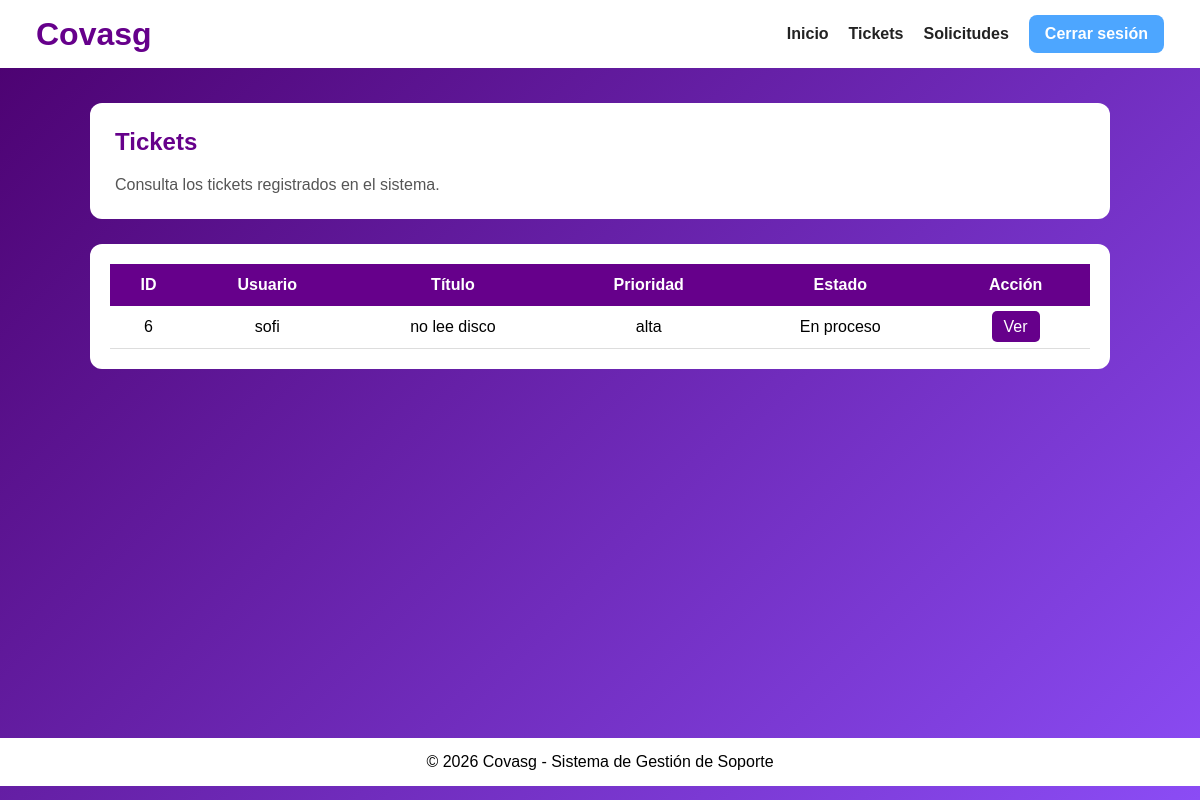
Page /tecnicos/tickets.php on the earlier database version.
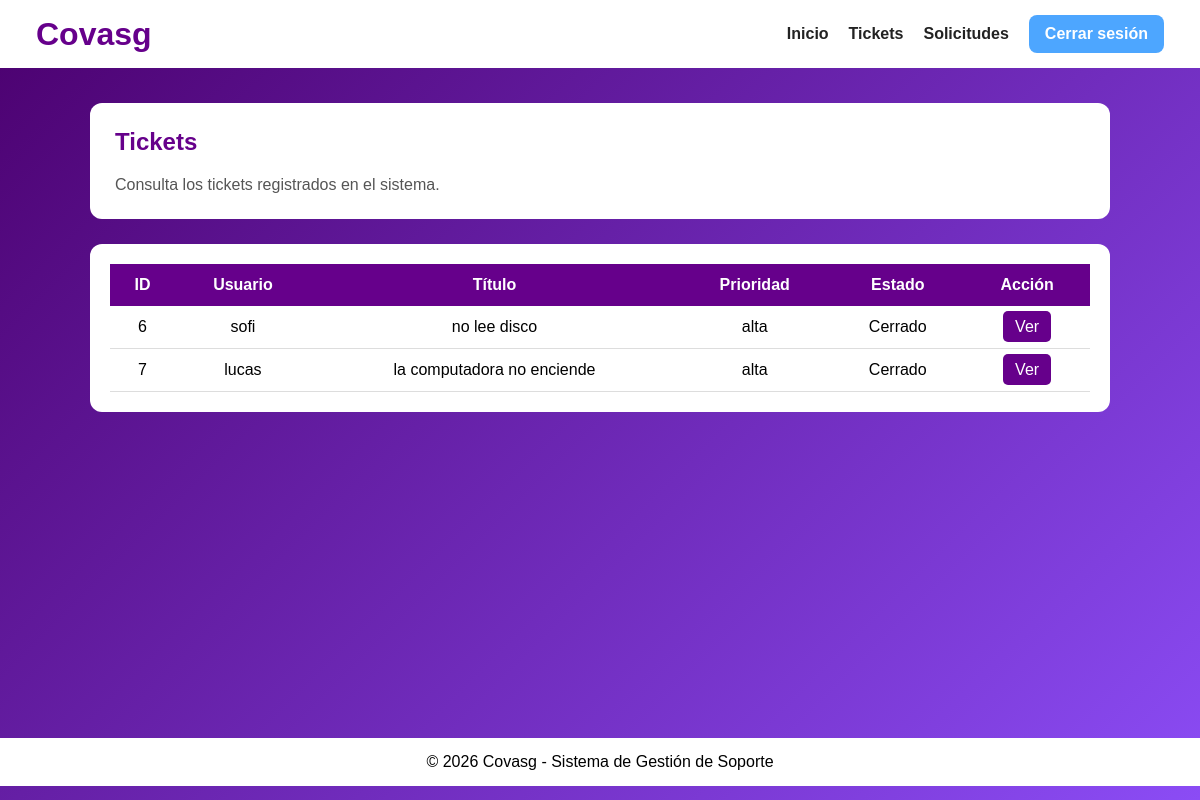
Same page on the later database version.
### tables this page shows
CREATE TABLE `ticket` (
  `id_ticket` int(11) NOT NULL AUTO_INCREMENT,
  `id_usuario` int(11) NOT NULL,
  `titulo` varchar(150) NOT NULL,
  `descripcion` text NOT NULL,
  `prioridad` varchar(20) NOT NULL,
  `estado` varchar(20) NOT NULL,
  `fecha_creacion` datetime NOT NULL DEFAULT current_timestamp(),
  `fecha_clierre` datetime DEFAULT NULL,
  PRIMARY KEY (`id_ticket`),
  KEY `fk_ticket_usuario` (`id_usuario`),
  CONSTRAINT `fk_ticket_usuario` FOREIGN KEY (`id_usuario`) REFERENCES `usuario` (`id_usuario`) ON UPDATE CASCADE
);

CREATE TABLE `usuario` (
  `id_usuario` int(11) NOT NULL AUTO_INCREMENT,
  `id_rol` int(11) NOT NULL,
  `nombre` varchar(100) NOT NULL,
  `correo` varchar(100) NOT NULL,
  `contrasenia` varchar(255) NOT NULL,
  PRIMARY KEY (`id_usuario`),
  UNIQUE KEY `correo` (`correo`),
  KEY `fk_usuario_rol` (`id_rol`),
  CONSTRAINT `fk_usuario_rol` FOREIGN KEY (`id_rol`) REFERENCES `rol` (`id_rol`) ON UPDATE CASCADE
);

### tecnicos/tickets.php (the view, shortened to what this page needs)
<?php
include("../php/conexion.php");
$consulta = "SELECT ticket.*, usuario.nombre
             FROM ticket
             INNER JOIN usuario
             ON ticket.id_usuario = usuario.id_usuario";
$resultado = mysqli_query($conexion, $consulta);
?>
<!DOCTYPE html>
<html lang="es">
<head>
    <link rel="stylesheet" href="css/estilotecnico.css">
</head>
<body>
<header>
    <h1>Covasg</h1>
    <nav>
        <a href="tecnicos.php">Inicio</a>
        <a href="tickets.php">Tickets</a>
        <a href="solicitudes.php">Solicitudes</a>
        <a href="../php/cerrarsesion.php" class="cerrar-sesion">Cerrar sesión</a>
    </nav>
</header>
<main>
    <div class="bienvenida">
        <h2>Tickets</h2>
        <p>
            Consulta los tickets registrados en el sistema.
        </p>
    </div>
    <div class="tabla-contenedor">
        <table>
            <tr>
                <th>ID</th>
                <th>Usuario</th>
                <th>Título</th>
                <th>Prioridad</th>
                <th>Estado</th>
                <th>Acción</th>
            </tr>
            <?php while ($ticket = mysqli_fetch_array($resultado)) { ?>
                <tr>
                    <td><?php echo $ticket["id_ticket"]; ?></td>
                    <td><?php echo $ticket["nombre"]; ?></td>
                    <td><?php echo $ticket["titulo"]; ?></td>
                    <td><?php echo $ticket["prioridad"]; ?></td>
                    <td><?php echo $ticket["estado"]; ?></td>
                    <td>
                        <a href="detalleticket.php?id=<?php echo $ticket["id_ticket"]; ?>">
                            Ver
                        </a>
                    </td>
                </tr>
            <?php } ?>
        </table>
    </div>
</main>
<footer>
    <p>© 2026 Covasg - Sistema de Gestión de Soporte</p>
</footer>
</body>
</html>

Differences in the rows shown:
changed ticket "no lee disco": estado "En proceso" → "Cerrado"
added ticket: id_ticket "7", id_usuario.nombre "lucas", titulo "la computadora no enciende", prioridad "alta", estado "Cerrado"
